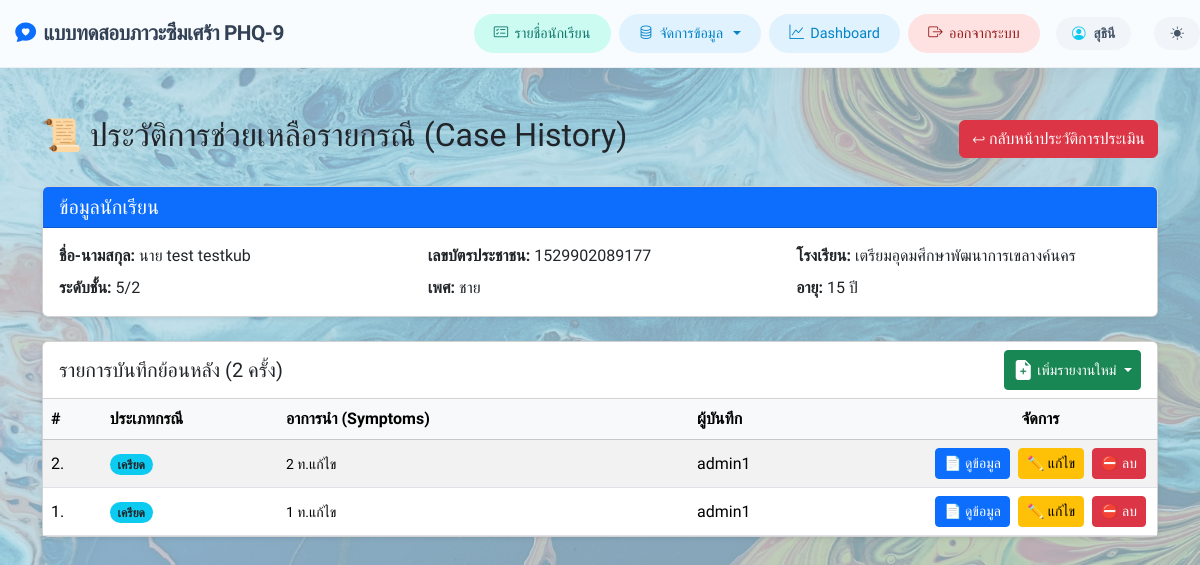
/add_case_history.php?pid=1529902089177 (signed in), run on the app's committed database.
### tables this page shows
CREATE TABLE `student_data` (
  `school_id` int(11) DEFAULT NULL COMMENT 'รหัสโรงเรียน',
  `pid` varchar(13) NOT NULL COMMENT 'รหัสบัตรประชาชน',
  `sex` int(11) DEFAULT NULL,
  `prefix_id` int(11) DEFAULT NULL COMMENT 'ไอดีคำนำหน้าชื่อ',
  `fname` varchar(100) DEFAULT NULL COMMENT 'ชื่อ',
  `lname` varchar(100) DEFAULT NULL COMMENT 'นามสกุล',
  `age` int(11) DEFAULT NULL COMMENT 'อายุ',
  `class` varchar(20) DEFAULT NULL COMMENT 'ชั้นเรียน',
  `room` varchar(20) DEFAULT NULL COMMENT 'ห้อง',
  `tel` varchar(10) DEFAULT NULL COMMENT 'เบอร์โทรศัพท์',
  `date_time` datetime DEFAULT NULL COMMENT 'เวลาที่กรอกแบบฟอร์ม'
);

CREATE TABLE `prefix` (
  `prefix_id` int(11) NOT NULL,
  `prefix_name` varchar(50) NOT NULL
);

CREATE TABLE `school` (
  `school_id` int(11) NOT NULL,
  `school_name` varchar(191) DEFAULT NULL
);

CREATE TABLE `sex` (
  `sex_id` int(11) NOT NULL,
  `sex_name` varchar(15) DEFAULT NULL
);

CREATE TABLE `add_caselog` (
  `id` int(11) NOT NULL COMMENT 'รหัสลำดับเคส (Primary Key)',
  `pid` varchar(13) NOT NULL COMMENT 'รหัสบัตรประชาชนนักเรียน (FK)',
  `case_type` varchar(100) DEFAULT NULL COMMENT 'ประเภทกรณี (ซึมเศร้า, เครียด, ฯลฯ)',
  `report_date` date DEFAULT NULL COMMENT 'วันที่รายงาน',
  `presenting_symptoms` text DEFAULT NULL COMMENT 'อาการนำ (Presenting Symptoms)',
  `history_personal` text DEFAULT NULL COMMENT 'ประวัติส่วนตัว',
  `history_family` text DEFAULT NULL COMMENT 'ข้อมูลจากครอบครัว',
  `history_school` text DEFAULT NULL COMMENT 'ข้อมูลจากโรงเรียน',
  `personal_habits` text DEFAULT NULL COMMENT 'นิสัยส่วนตัว',
  `history_hospital` text DEFAULT NULL COMMENT 'ข้อมูลจากโรงพยาบาล',
  `consultation_details` text DEFAULT NULL COMMENT 'รายละเอียดการให้การปรึกษา',
  `event_details` text DEFAULT NULL COMMENT 'รายละเอียดเหตุการณ์',
  `assist_school` text DEFAULT NULL COMMENT 'แนวทางช่วยเหลือ-โรงเรียน',
  `assist_hospital` text DEFAULT NULL COMMENT 'แนวทางช่วยเหลือ-โรงพยาบาล',
  `assist_parent` text DEFAULT NULL COMMENT 'แนวทางช่วยเหลือ-ผู้ปกครอง',
  `assist_other` text DEFAULT NULL COMMENT 'แนวทางช่วยเหลือ-หน่วยงานอื่น',
  `suggestions` text DEFAULT NULL COMMENT 'ข้อเสนอแนะ',
  `academic_year` int(11) DEFAULT NULL COMMENT 'ปีการศึกษา',
  `semester` int(11) DEFAULT NULL COMMENT 'เทอม',
  `recorder` varchar(50) DEFAULT NULL COMMENT 'ผู้บันทึกข้อมูล (FK)',
  `created_at` datetime DEFAULT current_timestamp() COMMENT 'วันเวลาที่บันทึก',
  `updated_at` datetime DEFAULT current_timestamp() ON UPDATE current_timestamp() COMMENT 'วันเวลาที่แก้ไขล่าสุด'
);

### public/add_case_history.php (the view, shortened to what this page needs)
<?php
$pid = $_GET['pid'];
$db = Database::connect();
try {
    $sql_student = "SELECT s.*, p.prefix_name, sc.school_name, sx.sex_name
                    FROM student_data s
                    LEFT JOIN prefix p ON s.prefix_id = p.prefix_id
                    LEFT JOIN school sc ON s.school_id = sc.school_id
                    LEFT JOIN sex sx ON s.sex = sx.sex_id
                    WHERE s.pid = :pid";
    $stmtStudent = $db->prepare($sql_student);
    $stmtStudent->execute([':pid' => $pid]);
    $student = $stmtStudent->fetch(PDO::FETCH_ASSOC);
    $sql_caselog = "SELECT ac.*, 'case' as record_type, u.fname AS u_fname, u.lname AS u_lname, p.prefix_name AS u_prefix
                    FROM add_caselog ac
                    LEFT JOIN users u ON ac.recorder = u.username
                    LEFT JOIN prefix p ON u.prefix_id = p.prefix_id
                    WHERE ac.pid = :pid";
    $stmtCaselog = $db->prepare($sql_caselog);
    $stmtCaselog->execute([':pid' => $pid]);
    $logs = $stmtCaselog->fetchAll(PDO::FETCH_ASSOC);
    $sql_closure = "SELECT cr.*, 'closure' as record_type, u.fname AS u_fname, u.lname AS u_lname, p.prefix_name AS u_prefix
                    FROM closure_report cr
                    LEFT JOIN users u ON cr.recorder = u.username
                    LEFT JOIN prefix p ON u.prefix_id = p.prefix_id
                    WHERE cr.pid = :pid";
    $stmtClosure = $db->prepare($sql_closure);
    $stmtClosure->execute([':pid' => $pid]);
    $closures = $stmtClosure->fetchAll(PDO::FETCH_ASSOC);
    $sql_forward = "SELECT fc.*, 'forward' as record_type, u.fname AS u_fname, u.lname AS u_lname, p.prefix_name AS u_prefix
                    FROM forward_case fc
                    LEFT JOIN users u ON fc.recorder = u.username
                    LEFT JOIN prefix p ON u.prefix_id = p.prefix_id
                    WHERE fc.pid = :pid";
    $stmtForwardList = $db->prepare($sql_forward);
    $stmtForwardList->execute([':pid' => $pid]);
    $forwards = $stmtForwardList->fetchAll(PDO::FETCH_ASSOC);
    $caseLogs = array_merge($logs, $closures, $forwards);
    usort($caseLogs, function ($a, $b) {
        if ($a['record_type'] === 'closure' && $b['record_type'] !== 'closure') {
            return -1;
        }
        if ($a['record_type'] !== 'closure' && $b['record_type'] === 'closure') {
            return 1;
        }
        if ($a['record_type'] === 'forward' && $b['record_type'] !== 'forward' && $b['record_type'] !== 'closure') {
            return -1;
        }
        if ($a['record_type'] !== 'forward' && $a['record_type'] !== 'closure' && $b['record_type'] === 'forward') {
            return 1;
        }
        return strtotime($b['created_at']) - strtotime($a['created_at']);
    });
} catch (PDOException $e) {
    echo "<div class='alert alert-danger'>เกิดข้อผิดพลาด: " . htmlspecialchars($e->getMessage()) . "</div>";
    exit;
}
?>
<!DOCTYPE html>
<html lang="th">
<head>
    <link rel="stylesheet" href="https://cdn.jsdelivr.net/npm/sweetalert2@11/dist/sweetalert2.min.css">
    <link href="https://cdn.jsdelivr.net/npm/bootstrap@5.3.3/dist/css/bootstrap.min.css" rel="stylesheet">
    <link rel="stylesheet" href="https://cdn.jsdelivr.net/npm/bootstrap-icons@1.11.3/font/bootstrap-icons.min.css">
    <link href="css/style.css" rel="stylesheet">
</head>
<body>
    <?php require_once 'navbar.php'; ?>
    <div class="container mt-5">
        <div class="d-flex justify-content-between align-items-center mb-4">
            <h2>📜 ประวัติการช่วยเหลือรายกรณี (Case History)</h2>
            <a href="phq_history.php?pid=<?= htmlspecialchars($pid) ?>" class="btn btn-danger">↩ กลับหน้าประวัติการประเมิน</a>
        </div>
        <div class="card shadow-sm mb-4">
            <div class="card-header bg-primary text-white">
                <h5 class="mb-0">ข้อมูลนักเรียน</h5>
            </div>
            <div class="card-body">
                <div class="row">
                    <div class="col-md-4">
                        <strong>ชื่อ-นามสกุล:</strong>
                        <?= htmlspecialchars(($student['prefix_name'] ?? '') . ' ' . ($student['fname'] ?? '-') . ' ' . ($student['lname'] ?? '-')) ?>
                    </div>
                    <div class="col-md-4">
                        <strong>เลขบัตรประชาชน:</strong> <?= htmlspecialchars($student['pid']) ?>
                    </div>
                    <div class="col-md-4">
                        <strong>โรงเรียน:</strong> <?= htmlspecialchars($student['school_name'] ?? '-') ?>
                    </div>
                    <div class="col-md-4 mt-2">
                        <strong>ระดับชั้น:</strong> <?= htmlspecialchars($student['class'] ?? '-') ?>/<?= htmlspecialchars($student['room'] ?? '-') ?>
                    </div>
                    <div class="col-md-4 mt-2">
                        <strong>เพศ:</strong> <?= htmlspecialchars($student['sex_name'] ?? '-') ?>
                    </div>
                    <div class="col-md-4 mt-2">
                        <strong>อายุ:</strong> <?= htmlspecialchars($student['age'] ?? '-') ?> ปี
                    </div>
                </div>
            </div>
        </div>
        <div class="card shadow-sm">
            <div class="card-header bg-white d-flex justify-content-between align-items-center">
                <h5 class="mb-0">รายการบันทึกย้อนหลัง (<?= count($caseLogs) ?> ครั้ง)</h5>
                <div class="d-flex gap-2">
                    <div class="dropdown">
                        <button class="btn btn-success btn-sm dropdown-toggle d-inline-flex align-items-center gap-1" type="button" data-bs-toggle="dropdown" aria-expanded="false">
                            <i class="bi bi-file-earmark-plus-fill fs-5"></i> เพิ่มรายงานใหม่
                        </button>
                    </div>
                </div>
            </div>
            <div class="card-body p-0">
                <div class="table-responsive">
                    <table class="table table-hover table-striped mb-0 align-middle text-nowrap">
                        <thead class="table-light">
                            <tr>
                                <th style="width: 5%">#</th>
                                <th style="width: 15%">ประเภทกรณี</th>
                                <th style="width: 35%">อาการนำ (Symptoms)</th>
                                <th style="width: 20%">ผู้บันทึก</th>
                                <th style="width: 10%" class="text-center">จัดการ</th>
                            </tr>
                        </thead>
                        <tbody>
                            <?php if (count($caseLogs) > 0): ?>
                                <?php foreach ($caseLogs as $index => $log): ?>
                                    <?php
                                    $isClosure = ($log['record_type'] === 'closure');
                                    $isForward = ($log['record_type'] === 'forward');
                                    $rowStyle = '';
                                    $modalId = 'viewModal_' . $log['record_type'] . '_' . $log['id'];
                                    ?>
                                    <tr <?= $rowStyle ?>>
                                        <td><?= count($caseLogs) - $index ?>.</td>
                                        <td>
                                            <span class="badge rounded-pill <?= $isClosure ? 'bg-success' : ($isForward ? 'bg-primary' : 'bg-info') ?> text-dark">
                                                <?= $isForward ? 'ส่งต่อกรณี' : htmlspecialchars($log['case_type']) ?>
                                            </span>
                                        </td>
                                        <td>
                                            <small>
                                                <?php if ($isClosure): ?>
                                                    <strong>[รายงานการยุติ]</strong> <?= htmlspecialchars(mb_strimwidth($log['suggestion'] ?? '', 0, 100, '...')) ?>
                                                <?php elseif ($isForward): ?>
                                                    <strong>[การส่งต่อ]</strong> <?= htmlspecialchars($log['referral_agency'] ?? '') ?>
                                                    <?php if (!empty($log['referral_other'])) echo '(' . htmlspecialchars($log['referral_other']) . ')'; ?>
                                                <?php else: ?>
                                                    <?= htmlspecialchars(mb_strimwidth($log['presenting_symptoms'] ?? '', 0, 100, '...')) ?>
                                                <?php endif; ?>
                                            </small>
                                        </td>
                                        <td><?= htmlspecialchars($log['recorder']) ?></td>
                                        <td class="text-center text-nowrap">
                                            <button type="button" class="btn btn-sm btn-primary text-nowrap" data-bs-toggle="modal" data-bs-target="#<?= $modalId ?>">
                                                📄 ดูข้อมูล
                                            </button>
                                            <?php if (!$isClosure && !$isForward): ?>
                                                <button type="button" class="btn btn-sm btn-warning text-nowrap ms-1" data-bs-toggle="modal" data-bs-target="#editCaseModal<?= $log['id'] ?>">
                                                    ✏️ แก้ไข
                                                </button>
                                                <form action="api/delete_case.php" method="POST" class="d-inline" onsubmit="return confirm('คุณต้องการลบรายงานนี้ใช่หรือไม่?\n⚠️ การกระทำนี้ไม่สามารถย้อนกลับได้ และรูปภาพประกอบจะถูกลบด้วย');">
                                                    <button type="submit" class="btn btn-sm btn-danger text-nowrap ms-1">⛔ ลบ</button>
                                                </form>
                                            <?php endif; ?>
                                        </td>
                                    </tr>
                                <?php endforeach; ?>
                            <?php endif; ?>
                        </tbody>
                    </table>
                </div>
            </div>
        </div>
    </div>
</body>
</html>

### public/css/style.css (style rules this page uses)
:root { --font-family-sans: 'Mitr', sans-serif; --font-family-heading: 'Mitr', sans-serif; }
body { background-color: #BBE0EF; position: relative; background-attachment: fixed; font-family: var(--font-family-sans); }
h1, h2, h3, h4, h5, h6, .h1, .h2, .h3, .h4, .h5, .h6 { font-family: var(--font-family-heading); }
body::before { content: ""; position: fixed; top: 0; left: 0; width: 100%; height: 100%; background-image: url('../image/bg_login.jpg'); background-size: cover; background-position: center; background-repeat: no-repeat; opacity: 0.30; z-index: -1; }

### data on the page
student_data: prefix+fname+lname "นาย test testkub", pid "1529902089177", school.school_name "เตรียมอุดมศึกษาพัฒนาการเขลางค์นคร", class "5", room "2", sex.sex_name "ชาย", age "15"
add_caselog: count($caseLogs) - $index "2", case_type "เครียด", presenting_symptoms "2 ท.แก้ไข", recorder "admin1"
add_caselog: count($caseLogs) - $index "1", case_type "เครียด", presenting_symptoms "1 ท.แก้ไข", recorder "admin1"

### other printed values
$_SESSION['user']['fname'] "สุธินี"
count($caseLogs) "2"
